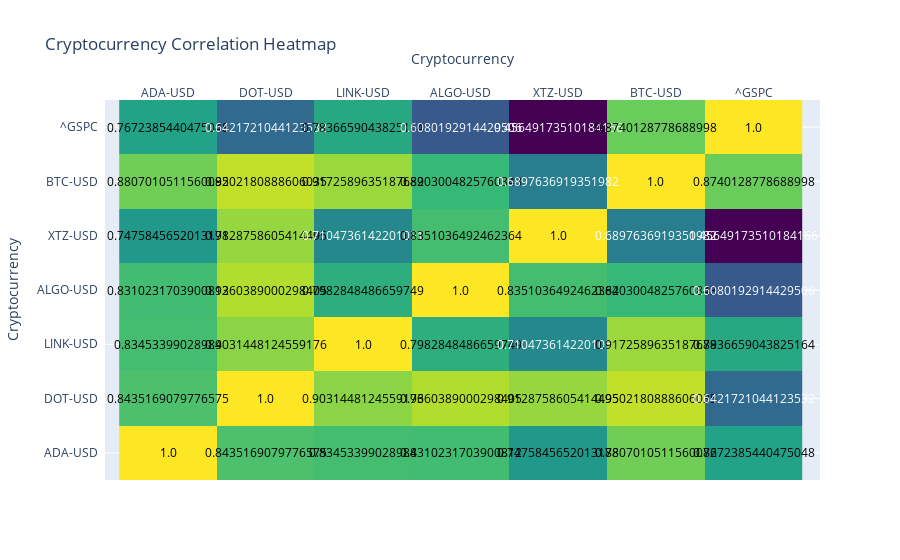

The code cell stored with this chart in its notebook:
### Code cell
currency = "USD"
metric = "Close"

start = datetime.datetime(2018, 1, 1)
end = datetime.datetime.now()

assets = ['ADA-USD', 'DOT-USD', 'LINK-USD', 'ALGO-USD', 'XTZ-USD', 'BTC-USD','^GSPC']
data_frames = []

for ticker in assets:
    try:
        data = yf.download(ticker, start=start, end=end)
        data_frames.append(data[[metric]].rename(columns={metric: ticker}))
    except KeyError:
        print(f"Data for {ticker} not available")
        continue

combined = pd.concat(data_frames, axis=1)

# Calculate the correlation matrix
corr_matrix = combined.corr()

# Create the heatmap
fig = ff.create_annotated_heatmap(z=corr_matrix.values, x=list(corr_matrix.columns), y=list(corr_matrix.index), colorscale='Viridis')
fig.update_layout(title='Cryptocurrency Correlation Heatmap', xaxis_title='Cryptocurrency', yaxis_title='Cryptocurrency')
fig.show()

### Figure 1 — Plotly figure (JSON) as saved in the notebook; plotly's stock layout.template omitted (floating-point values rounded to 4 significant figures)
{"data": [{"colorscale": [[0, "#440154"], [0.1111, "#482878"], [0.2222, "#3e4989"], [0.3333, "#31688e"], [0.4444, "#26828e"], [0.5556, "#1f9e89"], [0.6667, "#35b779"], [0.7778, "#6ece58"], [0.8889, "#b5de2b"], [1, "#fde725"]], "reversescale": false, "showscale": false, "type": "heatmap", "x": ["ADA-USD", "DOT-USD", "LINK-USD", "ALGO-USD", "XTZ-USD", "BTC-USD", "^GSPC"], "y": ["ADA-USD", "DOT-USD", "LINK-USD", "ALGO-USD", "XTZ-USD", "BTC-USD", "^GSPC"], "z": [[1, 0.8435, 0.8345, 0.831, 0.7476, 0.8807, 0.7672], [0.8435, 1, 0.9031, 0.936, 0.9129, 0.9502, 0.6422], [0.8345, 0.9031, 1, 0.7983, 0.7105, 0.9173, 0.7837], [0.831, 0.936, 0.7983, 1, 0.8351, 0.8203, 0.608], [0.7476, 0.9129, 0.7105, 0.8351, 1, 0.6898, 0.4565], [0.8807, 0.9502, 0.9173, 0.8203, 0.6898, 1, 0.874], [0.7672, 0.6422, 0.7837, 0.608, 0.4565, 0.874, 1]]}], "layout": {"annotations": [{"font": {"color": "#000000"}, "showarrow": false, "text": "1.0", "x": "ADA-USD", "xref": "x", "y": "ADA-USD", "yref": "y"}, {"font": {"color": "#000000"}, "showarrow": false, "text": "0.8435169079776575", "x": "DOT-USD", "xref": "x", "y": "ADA-USD", "yref": "y"}, {"font": {"color": "#000000"}, "showarrow": false, "text": "0.83453399028984", "x": "LINK-USD", "xref": "x", "y": "ADA-USD", "yref": "y"}, {"font": {"color": "#000000"}, "showarrow": false, "text": "0.8310231703900812", "x": "ALGO-USD", "xref": "x", "y": "ADA-USD", "yref": "y"}, {"font": {"color": "#000000"}, "showarrow": false, "text": "0.7475845652013178", "x": "XTZ-USD", "xref": "x", "y": "ADA-USD", "yref": "y"}, {"font": {"color": "#000000"}, "showarrow": false, "text": "0.8807010511560082", "x": "BTC-USD", "xref": "x", "y": "ADA-USD", "yref": "y"}, {"font": {"color": "#000000"}, "showarrow": false, "text": "0.7672385440475048", "x": "^GSPC", "xref": "x", "y": "ADA-USD", "yref": "y"}, {"font": {"color": "#000000"}, "showarrow": false, "text": "0.8435169079776575", "x": "ADA-USD", "xref": "x", "y": "DOT-USD", "yref": "y"}, {"font": {"color": "#000000"}, "showarrow": false, "text": "1.0", "x": "DOT-USD", "xref": "x", "y": "DOT-USD", "yref": "y"}, {"font": {"color": "#000000"}, "showarrow": false, "text": "0.9031448124559176", "x": "LINK-USD", "xref": "x", "y": "DOT-USD", "yref": "y"}, {"font": {"color": "#000000"}, "showarrow": false, "text": "0.9360389000298405", "x": "ALGO-USD", "xref": "x", "y": "DOT-USD", "yref": "y"}, {"font": {"color": "#000000"}, "showarrow": false, "text": "0.9128758605414495", "x": "XTZ-USD", "xref": "x", "y": "DOT-USD", "yref": "y"}, {"font": {"color": "#000000"}, "showarrow": false, "text": "0.9502180888606035", "x": "BTC-USD", "xref": "x", "y": "DOT-USD", "yref": "y"}, {"font": {"color": "#FFFFFF"}, "showarrow": false, "text": "0.6421721044123532", "x": "^GSPC", "xref": "x", "y": "DOT-USD", "yref": "y"}, {"font": {"color": "#000000"}, "showarrow": false, "text": "0.83453399028984", "x": "ADA-USD", "xref": "x", "y": "LINK-USD", "yref": "y"}, {"font": {"color": "#000000"}, "showarrow": false, "text": "0.9031448124559176", "x": "DOT-USD", "xref": "x", "y": "LINK-USD", "yref": "y"}, {"font": {"color": "#000000"}, "showarrow": false, "text": "1.0", "x": "LINK-USD", "xref": "x", "y": "LINK-USD", "yref": "y"}, {"font": {"color": "#000000"}, "showarrow": false, "text": "0.7982848486659749", "x": "ALGO-USD", "xref": "x", "y": "LINK-USD", "yref": "y"}, {"font": {"color": "#FFFFFF"}, "showarrow": false, "text": "0.7104736142201051", "x": "XTZ-USD", "xref": "x", "y": "LINK-USD", "yref": "y"}, {"font": {"color": "#000000"}, "showarrow": false, "text": "0.9172589635187689", "x": "BTC-USD", "xref": "x", "y": "LINK-USD", "yref": "y"}, {"font": {"color": "#000000"}, "showarrow": false, "text": "0.7836659043825164", "x": "^GSPC", "xref": "x", "y": "LINK-USD", "yref": "y"}, {"font": {"color": "#000000"}, "showarrow": false, "text": "0.8310231703900812", "x": "ADA-USD", "xref": "x", "y": "ALGO-USD", "yref": "y"}, {"font": {"color": "#000000"}, "showarrow": false, "text": "0.9360389000298405", "x": "DOT-USD", "xref": "x", "y": "ALGO-USD", "yref": "y"}, {"font": {"color": "#000000"}, "showarrow": false, "text": "0.7982848486659749", "x": "LINK-USD", "xref": "x", "y": "ALGO-USD", "yref": "y"}, {"font": {"color": "#000000"}, "showarrow": false, "text": "1.0", "x": "ALGO-USD", "xref": "x", "y": "ALGO-USD", "yref": "y"}, {"font": {"color": "#000000"}, "showarrow": false, "text": "0.8351036492462364", "x": "XTZ-USD", "xref": "x", "y": "ALGO-USD", "yref": "y"}, {"font": {"color": "#000000"}, "showarrow": false, "text": "0.8203004825760843", "x": "BTC-USD", "xref": "x", "y": "ALGO-USD", "yref": "y"}, {"font": {"color": "#FFFFFF"}, "showarrow": false, "text": "0.6080192914429506", "x": "^GSPC", "xref": "x", "y": "ALGO-USD", "yref": "y"}, {"font": {"color": "#000000"}, "showarrow": false, "text": "0.7475845652013178", "x": "ADA-USD", "xref": "x", "y": "XTZ-USD", "yref": "y"}, {"font": {"color": "#000000"}, "showarrow": false, "text": "0.9128758605414495", "x": "DOT-USD", "xref": "x", "y": "XTZ-USD", "yref": "y"}, {"font": {"color": "#FFFFFF"}, "showarrow": false, "text": "0.7104736142201051", "x": "LINK-USD", "xref": "x", "y": "XTZ-USD", "yref": "y"}, {"font": {"color": "#000000"}, "showarrow": false, "text": "0.8351036492462364", "x": "ALGO-USD", "xref": "x", "y": "XTZ-USD", "yref": "y"}, {"font": {"color": "#000000"}, "showarrow": false, "text": "1.0", "x": "XTZ-USD", "xref": "x", "y": "XTZ-USD", "yref": "y"}, {"font": {"color": "#FFFFFF"}, "showarrow": false, "text": "0.6897636919351982", "x": "BTC-USD", "xref": "x", "y": "XTZ-USD", "yref": "y"}, {"font": {"color": "#FFFFFF"}, "showarrow": false, "text": "0.45649173510184166", "x": "^GSPC", "xref": "x", "y": "XTZ-USD", "yref": "y"}, {"font": {"color": "#000000"}, "showarrow": false, "text": "0.8807010511560082", "x": "ADA-USD", "xref": "x", "y": "BTC-USD", "yref": "y"}, {"font": {"color": "#000000"}, "showarrow": false, "text": "0.9502180888606035", "x": "DOT-USD", "xref": "x", "y": "BTC-USD", "yref": "y"}, {"font": {"color": "#000000"}, "showarrow": false, "text": "0.9172589635187689", "x": "LINK-USD", "xref": "x", "y": "BTC-USD", "yref": "y"}, {"font": {"color": "#000000"}, "showarrow": false, "text": "0.8203004825760843", "x": "ALGO-USD", "xref": "x", "y": "BTC-USD", "yref": "y"}, {"font": {"color": "#FFFFFF"}, "showarrow": false, "text": "0.6897636919351982", "x": "XTZ-USD", "xref": "x", "y": "BTC-USD", "yref": "y"}, {"font": {"color": "#000000"}, "showarrow": false, "text": "1.0", "x": "BTC-USD", "xref": "x", "y": "BTC-USD", "yref": "y"}, {"font": {"color": "#000000"}, "showarrow": false, "text": "0.8740128778688998", "x": "^GSPC", "xref": "x", "y": "BTC-USD", "yref": "y"}, {"font": {"color": "#000000"}, "showarrow": false, "text": "0.7672385440475048", "x": "ADA-USD", "xref": "x", "y": "^GSPC", "yref": "y"}, {"font": {"color": "#FFFFFF"}, "showarrow": false, "text": "0.6421721044123532", "x": "DOT-USD", "xref": "x", "y": "^GSPC", "yref": "y"}, {"font": {"color": "#000000"}, "showarrow": false, "text": "0.7836659043825164", "x": "LINK-USD", "xref": "x", "y": "^GSPC", "yref": "y"}, {"font": {"color": "#FFFFFF"}, "showarrow": false, "text": "0.6080192914429506", "x": "ALGO-USD", "xref": "x", "y": "^GSPC", "yref": "y"}, {"font": {"color": "#FFFFFF"}, "showarrow": false, "text": "0.45649173510184166", "x": "XTZ-USD", "xref": "x", "y": "^GSPC", "yref": "y"}, {"font": {"color": "#000000"}, "showarrow": false, "text": "0.8740128778688998", "x": "BTC-USD", "xref": "x", "y": "^GSPC", "yref": "y"}, {"font": {"color": "#000000"}, "showarrow": false, "text": "1.0", "x": "^GSPC", "xref": "x", "y": "^GSPC", "yref": "y"}], "title": {"text": "Cryptocurrency Correlation Heatmap"}, "xaxis": {"dtick": 1, "gridcolor": "rgb(0, 0, 0)", "side": "top", "ticks": "", "title": {"text": "Cryptocurrency"}}, "yaxis": {"dtick": 1, "ticks": "", "ticksuffix": "  ", "title": {"text": "Cryptocurrency"}}}}
